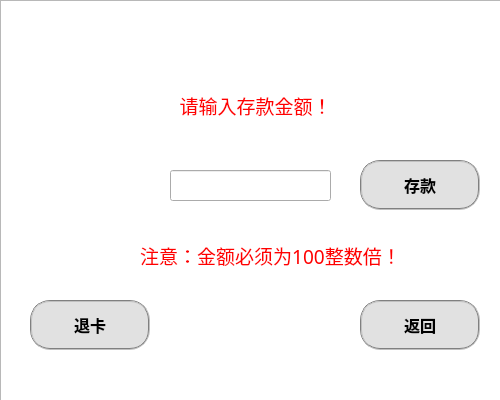
<?xml version="1.0" encoding="UTF-8"?>
<ui version="4.0">
 <class>deposit1</class>
 <widget class="QWidget" name="deposit1">
  <property name="geometry">
   <rect>
    <x>0</x>
    <y>0</y>
    <width>500</width>
    <height>400</height>
   </rect>
  </property>
  <property name="windowTitle">
   <string>deposit1</string>
  </property>
  <property name="styleSheet">
   <string notr="true">#deposit1{background-color: rgb(52, 80, 164);border-top-left-radius:15px;border-top-right-radius:5px;border-bottom-left-radius:15px;border-bottom-right-radius:5px}
</string>
  </property>
  <widget class="QPushButton" name="return_btn">
   <property name="geometry">
    <rect>
     <x>360</x>
     <y>300</y>
     <width>120</width>
     <height>50</height>
    </rect>
   </property>
   <property name="font">
    <font>
     <family>微软雅黑</family>
     <pointsize>12</pointsize>
     <weight>75</weight>
     <bold>true</bold>
    </font>
   </property>
   <property name="styleSheet">
    <string notr="true">QPushButton{border:2px groove gray;border-radius:20px;padding:2px 4px;background-color: rgb(225, 225, 225);}
QPushButton:hover{background-color: rgb(14, 122, 255);border:none;color:rgb(255, 255, 255);}
QPushButton:checked{background-color: rgb(20, 62, 134);border:none;color:rgb(255, 255, 255);}</string>
   </property>
   <property name="text">
    <string>返回</string>
   </property>
  </widget>
  <widget class="QLineEdit" name="amount">
   <property name="geometry">
    <rect>
     <x>170</x>
     <y>170</y>
     <width>161</width>
     <height>31</height>
    </rect>
   </property>
   <property name="font">
    <font>
     <family>微软雅黑</family>
     <pointsize>14</pointsize>
    </font>
   </property>
   <property name="styleSheet">
    <string notr="true"/>
   </property>
  </widget>
  <widget class="QLabel" name="label1_3">
   <property name="geometry">
    <rect>
     <x>100</x>
     <y>230</y>
     <width>341</width>
     <height>51</height>
    </rect>
   </property>
   <property name="sizePolicy">
    <sizepolicy hsizetype="Preferred" vsizetype="Preferred">
     <horstretch>0</horstretch>
     <verstretch>0</verstretch>
    </sizepolicy>
   </property>
   <property name="font">
    <font>
     <family>华文中宋</family>
     <pointsize>14</pointsize>
     <weight>50</weight>
     <bold>false</bold>
    </font>
   </property>
   <property name="styleSheet">
    <string notr="true">color:rgb(255, 0, 0)</string>
   </property>
   <property name="text">
    <string>注意：金额必须为100整数倍！</string>
   </property>
   <property name="scaledContents">
    <bool>false</bool>
   </property>
   <property name="alignment">
    <set>Qt::AlignCenter</set>
   </property>
   <property name="wordWrap">
    <bool>false</bool>
   </property>
   <property name="margin">
    <number>0</number>
   </property>
   <property name="openExternalLinks">
    <bool>false</bool>
   </property>
  </widget>
  <widget class="QPushButton" name="card_out_btn">
   <property name="geometry">
    <rect>
     <x>30</x>
     <y>300</y>
     <width>120</width>
     <height>50</height>
    </rect>
   </property>
   <property name="font">
    <font>
     <family>微软雅黑</family>
     <pointsize>12</pointsize>
     <weight>75</weight>
     <bold>true</bold>
    </font>
   </property>
   <property name="styleSheet">
    <string notr="true">QPushButton{border:2px groove gray;border-radius:20px;padding:2px 4px;background-color: rgb(225, 225, 225);}
QPushButton:hover{background-color: rgb(255, 0, 0);border:none;color:rgb(255, 255, 255);}
QPushButton:checked{background-color: rgb(20, 62, 134);border:none;color:rgb(255, 255, 255);}</string>
   </property>
   <property name="text">
    <string>退卡</string>
   </property>
  </widget>
  <widget class="QLabel" name="label1">
   <property name="geometry">
    <rect>
     <x>120</x>
     <y>80</y>
     <width>271</width>
     <height>51</height>
    </rect>
   </property>
   <property name="sizePolicy">
    <sizepolicy hsizetype="Preferred" vsizetype="Preferred">
     <horstretch>0</horstretch>
     <verstretch>0</verstretch>
    </sizepolicy>
   </property>
   <property name="font">
    <font>
     <family>华文中宋</family>
     <pointsize>14</pointsize>
     <weight>50</weight>
     <bold>false</bold>
    </font>
   </property>
   <property name="styleSheet">
    <string notr="true">color:rgb(255, 0, 0)</string>
   </property>
   <property name="text">
    <string>请输入存款金额！</string>
   </property>
   <property name="scaledContents">
    <bool>false</bool>
   </property>
   <property name="alignment">
    <set>Qt::AlignCenter</set>
   </property>
   <property name="wordWrap">
    <bool>false</bool>
   </property>
   <property name="margin">
    <number>0</number>
   </property>
   <property name="openExternalLinks">
    <bool>false</bool>
   </property>
  </widget>
  <widget class="QPushButton" name="deposit_btn">
   <property name="geometry">
    <rect>
     <x>360</x>
     <y>160</y>
     <width>120</width>
     <height>50</height>
    </rect>
   </property>
   <property name="font">
    <font>
     <family>微软雅黑</family>
     <pointsize>12</pointsize>
     <weight>75</weight>
     <bold>true</bold>
    </font>
   </property>
   <property name="styleSheet">
    <string notr="true">QPushButton{border:2px groove gray;border-radius:20px;padding:2px 4px;background-color: rgb(225, 225, 225);}
QPushButton:hover{background-color: rgb(14, 122, 255);border:none;color:rgb(255, 255, 255);}
QPushButton:checked{background-color: rgb(20, 62, 134);border:none;color:rgb(255, 255, 255);}</string>
   </property>
   <property name="text">
    <string>存款</string>
   </property>
  </widget>
  <widget class="QListView" name="listView">
   <property name="geometry">
    <rect>
     <x>0</x>
     <y>0</y>
     <width>501</width>
     <height>401</height>
    </rect>
   </property>
   <property name="styleSheet">
    <string notr="true">border-image:url(:/back/back.png)</string>
   </property>
  </widget>
  <zorder>listView</zorder>
  <zorder>return_btn</zorder>
  <zorder>amount</zorder>
  <zorder>label1_3</zorder>
  <zorder>card_out_btn</zorder>
  <zorder>label1</zorder>
  <zorder>deposit_btn</zorder>
 </widget>
 <resources>
  <include location="hnu.qrc"/>
 </resources>
 <connections/>
</ui>
